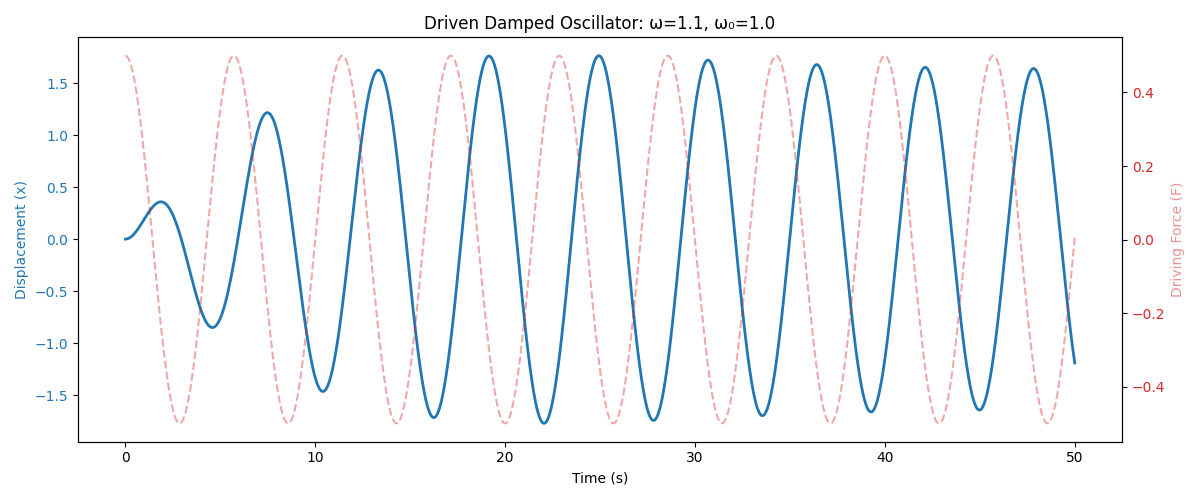

Reproduce this figure in Python.
import numpy as np
import matplotlib.pyplot as plt
from dataclasses import dataclass
from typing import Tuple

# ============================================================================
# 1. UPDATED PHYSICS PARAMETERS
# ============================================================================

@dataclass
class DrivenOscillatorParams:
    mass: float = 1.0
    damping_coeff: float = 0.2    # Lower damping to see resonance clearly
    spring_constant: float = 1.0   # Natural freq ω0 = 1.0 rad/s
    f_amplitude: float = 0.5       # Driving force magnitude (F0)
    f_frequency: float = 1.2       # Driving frequency (ω)

    @property
    def natural_frequency(self) -> float:
        return np.sqrt(self.spring_constant / self.mass)

# ============================================================================
# 2. UPDATED ODE SYSTEM (Time-Dependent)
# ============================================================================

class DrivenODESystem:
    def __init__(self, params: DrivenOscillatorParams):
        self.p = params

    def state_derivative(self, state: np.ndarray, t: float) -> np.ndarray:
        """
        Calculates: 
        dx/dt = v
        dv/dt = [F0*cos(ωt) - c*v - k*x] / m
        """
        x, v = state
        
        # External driving force at time t
        f_ext = self.p.f_amplitude * np.cos(self.p.f_frequency * t)
        
        dxdt = v
        dvdt = (f_ext - self.p.damping_coeff * v - self.p.spring_constant * x) / self.p.mass
        
        return np.array([dxdt, dvdt])

# ============================================================================
# 3. UPDATED RK4 INTEGRATOR (Time-Aware)
# ============================================================================

class RK4Integrator:
    def __init__(self, ode_system: DrivenODESystem, dt: float = 0.01):
        self.ode = ode_system
        self.dt = dt

    def step(self, state: np.ndarray, t: float) -> np.ndarray:
        dt = self.dt
        # RK4 steps now include time t
        k1 = self.ode.state_derivative(state, t)
        k2 = self.ode.state_derivative(state + 0.5 * dt * k1, t + 0.5 * dt)
        k3 = self.ode.state_derivative(state + 0.5 * dt * k2, t + 0.5 * dt)
        k4 = self.ode.state_derivative(state + dt * k3, t + dt)
        
        return state + (dt / 6.0) * (k1 + 2*k2 + 2*k3 + k4)

# ============================================================================
# 4. SIMULATION ENGINE & VISUALIZATION
# ============================================================================

def run_driven_simulation(t_max=50.0, dt=0.01):
    # Setup parameters (Case: Near Resonance)
    params = DrivenOscillatorParams(f_frequency=1.1) # Natural freq is 1.0
    ode = DrivenODESystem(params)
    integrator = RK4Integrator(ode, dt)
    
    # Initial state [x, v]
    state = np.array([0.0, 0.0])
    
    t_hist, x_hist, f_hist = [], [], []
    
    for step in range(int(t_max/dt)):
        t = step * dt
        t_hist.append(t)
        x_hist.append(state[0])
        f_hist.append(params.f_amplitude * np.cos(params.f_frequency * t))
        
        state = integrator.step(state, t)
        
    return np.array(t_hist), np.array(x_hist), np.array(f_hist), params

# Plotting
t, x, f_ext, p = run_driven_simulation()

fig, ax1 = plt.subplots(figsize=(12, 5))

# Plot Displacement
ax1.set_xlabel('Time (s)')
ax1.set_ylabel('Displacement (x)', color='tab:blue')
ax1.plot(t, x, label='Oscillator Position (x)', color='tab:blue', linewidth=2)
ax1.tick_params(axis='y', labelcolor='tab:blue')

# Plot Driving Force on same graph to see Phase Lag
ax2 = ax1.twinx()
ax2.set_ylabel('Driving Force (F)', color='tab:red', alpha=0.5)
ax2.plot(t, f_ext, label='Driving Force (F)', color='tab:red', linestyle='--', alpha=0.4)
ax2.tick_params(axis='y', labelcolor='tab:red')

plt.title(f"Driven Damped Oscillator: ω={p.f_frequency}, ω₀={p.natural_frequency}")
fig.tight_layout()
plt.show()
